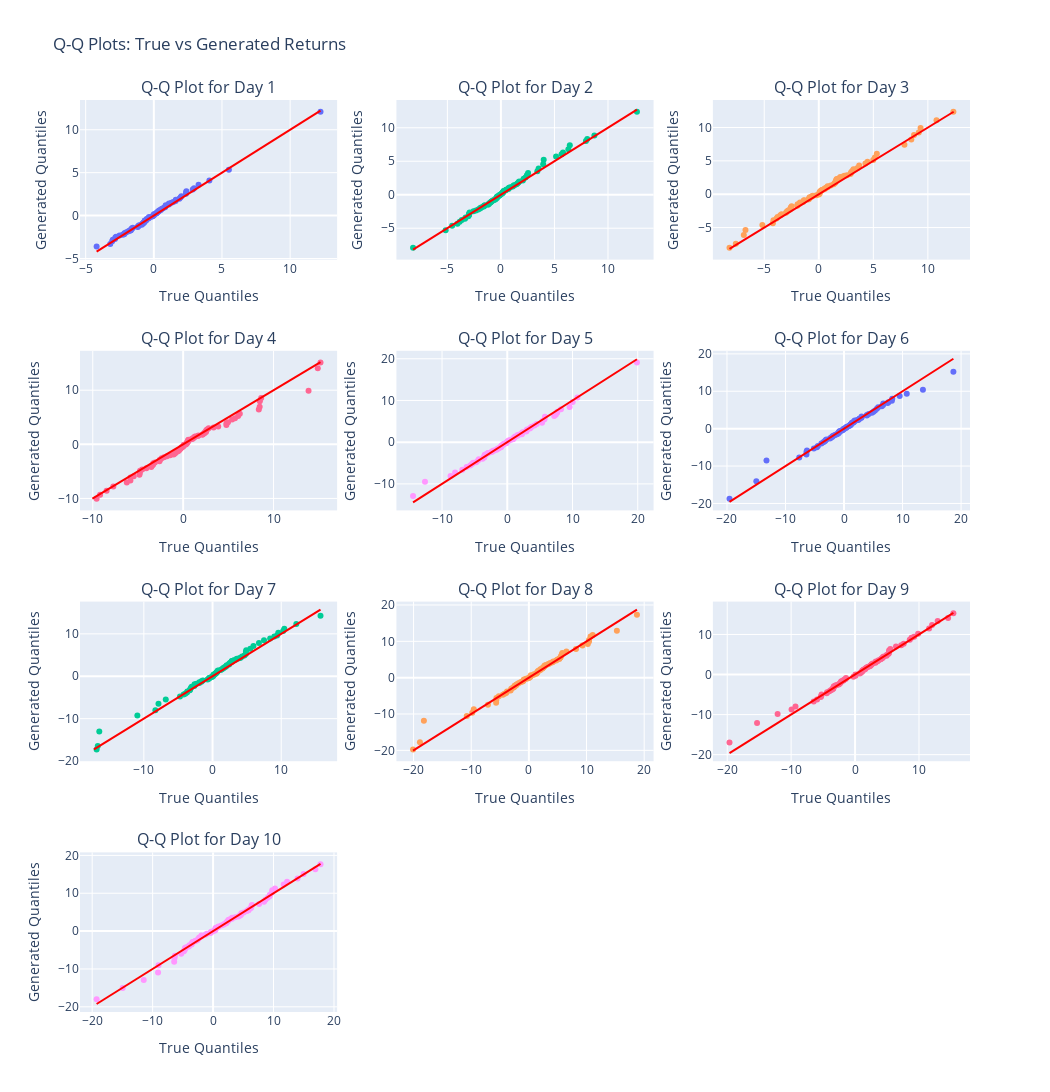

This figure's notebook cell:
### Code cell
pl.qq_plot(rounded_returns, kde_returns)
